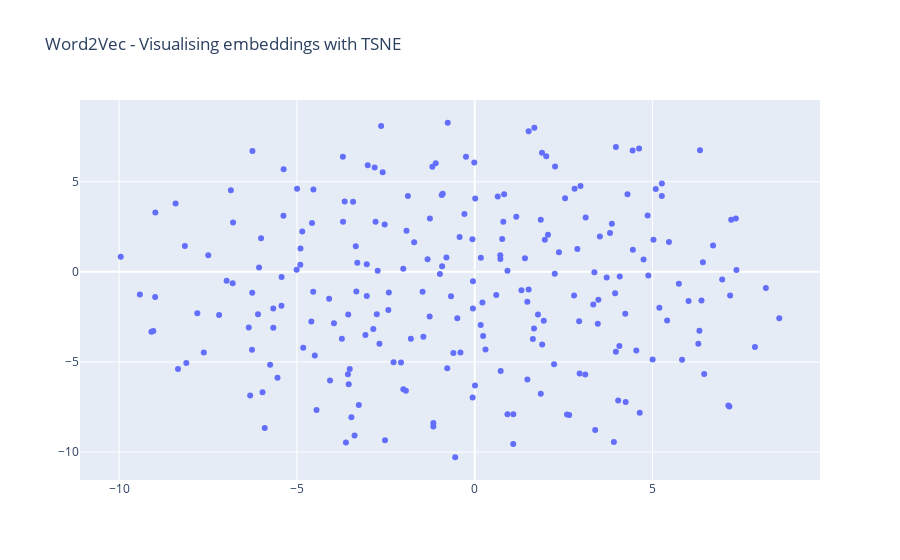

The cell this chart's notebook holds for it:
### Code cell
from sklearn.manifold import TSNE
def reduce_dimensions(model):
    num_components = 2  # number of dimensions to keep after compression

    # extract vocabulary from model and vectors in order to associate them in the graph
    vectors = np.asarray(model.wv.vectors)
    labels = np.asarray(model.wv.index_to_key)

    # apply TSNE
    tsne = TSNE(n_components=num_components, random_state=0)
    vectors = tsne.fit_transform(vectors)

    x_vals = [v[0] for v in vectors]
    y_vals = [v[1] for v in vectors]
    return x_vals, y_vals, labels


def plot_embeddings(x_vals, y_vals, labels):
    import plotly.graph_objs as go
    fig = go.Figure()
    trace = go.Scatter(x=x_vals, y=y_vals, mode='markers', text=labels)
    fig.add_trace(trace)
    fig.update_layout(title="Word2Vec - Visualising embeddings with TSNE")
    fig.show()
    return fig


x_vals, y_vals, labels = reduce_dimensions(model)

plot = plot_embeddings(x_vals, y_vals, labels)

### Figure 1 — Plotly figure (JSON) as saved in the notebook; plotly's stock layout.template omitted (floating-point values rounded to 4 significant figures; data arrays with more than 128 entries replaced by an {"elided": "..."} marker saying what was removed)
{"data": [{"mode": "markers", "text": {"elided": "229 str values"}, "x": {"elided": "229 float values"}, "y": {"elided": "229 float values"}, "type": "scatter"}], "layout": {"title": {"text": "Word2Vec - Visualising embeddings with TSNE"}}}
